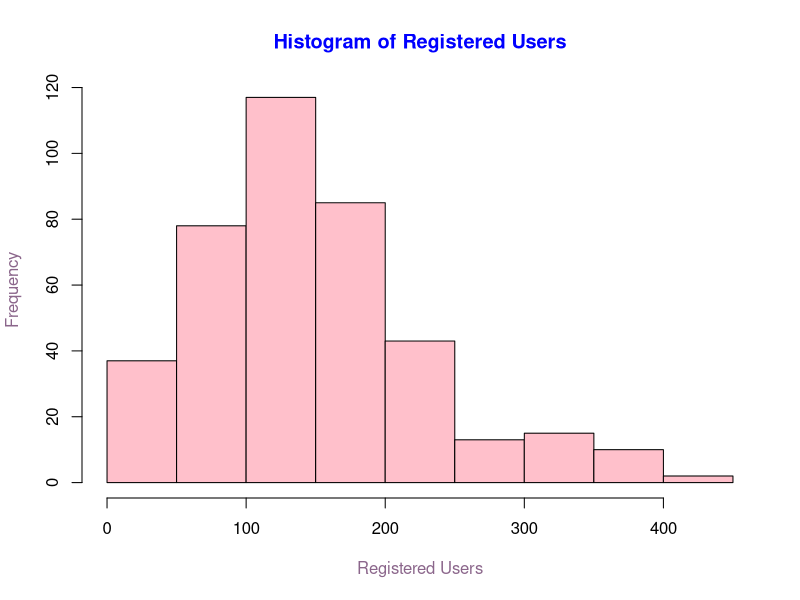
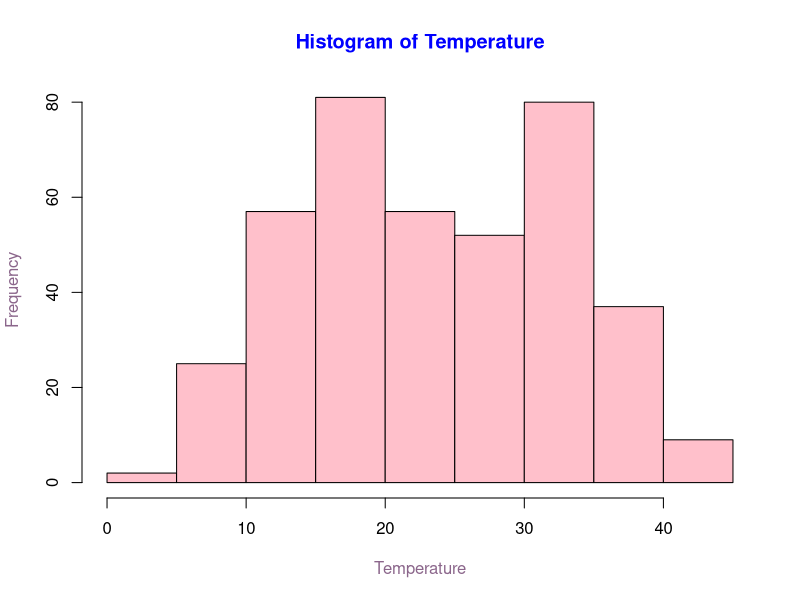
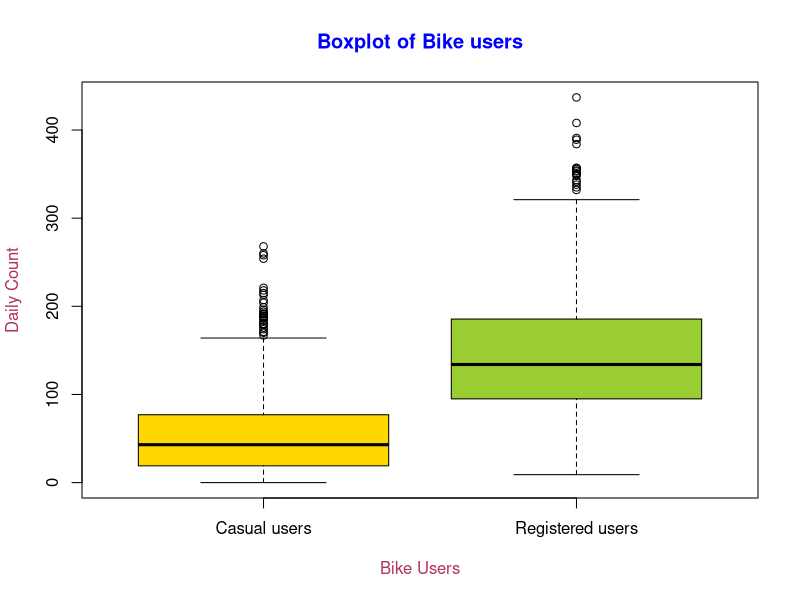
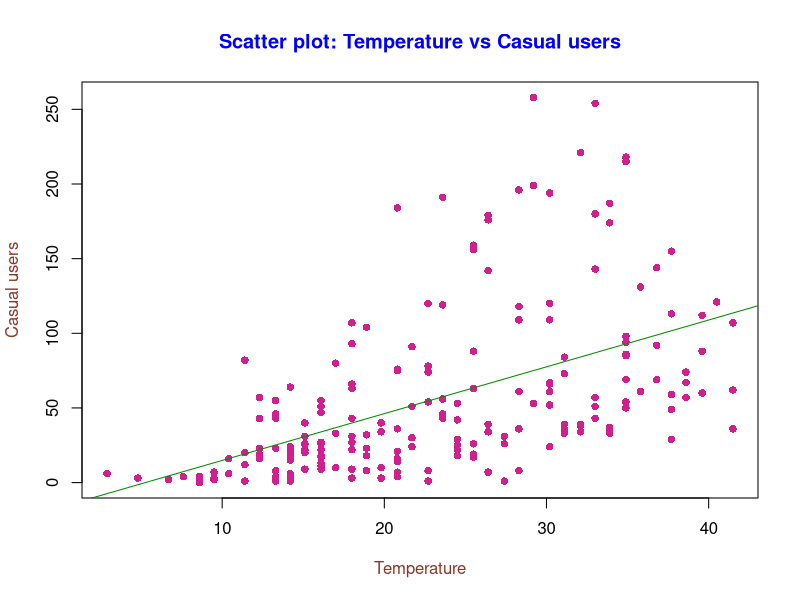
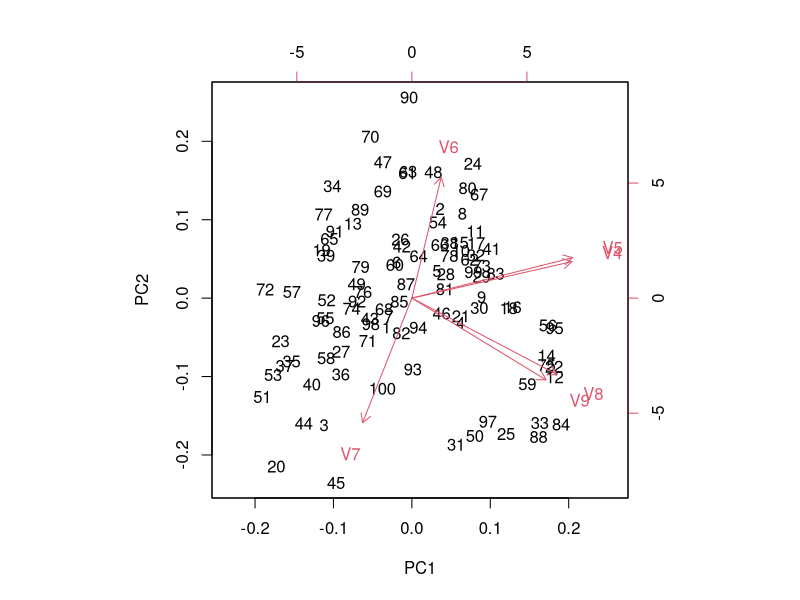
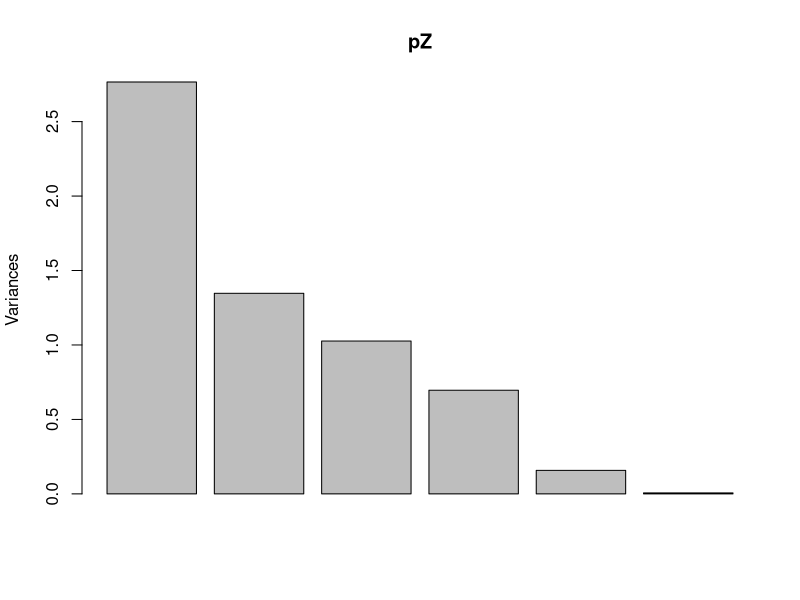
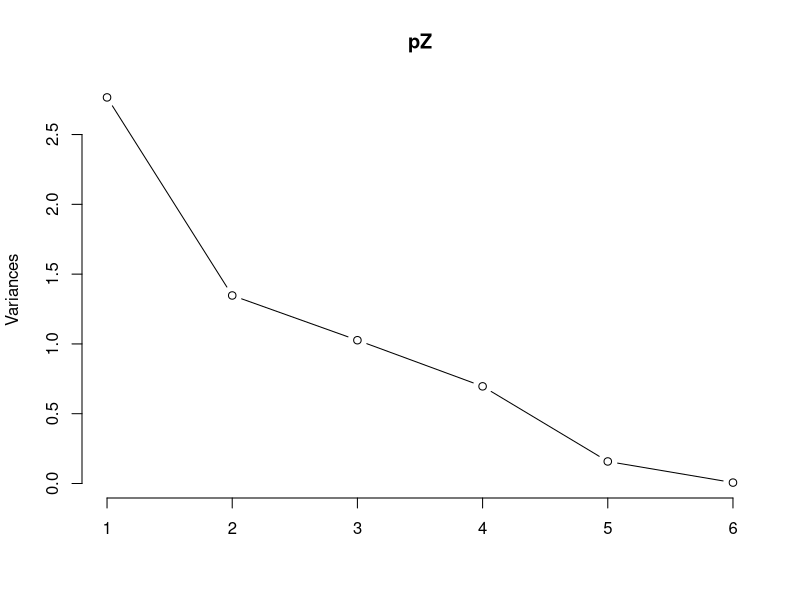
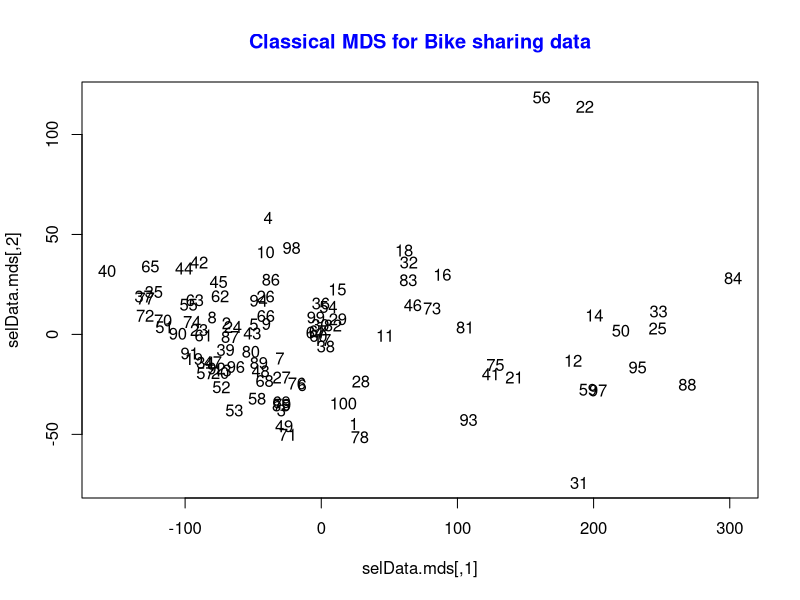

Recreate these plots in R, in order. (Note: this script raises an error after producing the figures.)
#install.packages('MASS') # To be installed once
#install.packages('kernlab') # To be instaled once
library('MASS')
library("kernlab")

# Setting working directory to the local directory for assignment files
setwd('C:/Vijaya/Course/Deakin/SIT743 Multivariate and Categorical Analysis/Assignment/Assignment 1')


####### Solution 1 #########
the.data<-as.matrix(read.table("BikeShareTabSep.txt"))
my.data <- the.data [sample(1:727,400),c(1:9)]
write.table(my.data,"name-StudentID-BikeShareMyData.txt")

## 1.1
# Registered users histogram

# Registered user is the 9th column
hist(my.data[,9],col='pink',xlab='Registered Users',main='Histogram of Registered Users',
     col.main='blue',
     col.lab='plum4')

# Temperature histogram

# Temperature is the 4th column
hist(my.data[,4],col='pink',xlab='Temperature',main='Histogram of Temperature',
     col.main='blue',
     col.lab='plum4')



## 1.2
# Five number summary and mean value of Casual users (8th column)
summary(my.data[,8])

# Five number summary and mean value of Registered users (9th column)
summary(my.data[,9])

## 1.3
# Parallel Boxplot of casual users (8th column) and registered users (9th column)
boxplot(my.data[,8],my.data[,9],col=c("gold","yellowgreen"),
        names = c("Casual users", "Registered users"),
        xlab='Bike Users',
        ylab='Daily Count',
        main='Boxplot of Bike users',
        col.main='blue',
        col.lab='maroon')



## 1.4

# Scatterplot of Temperature (4th column) and Casual users (8th column)
my.data.200 <- head(my.data,200)
plot(my.data.200[,4],my.data.200[,8],col='violetred',pch=16,
     xlab='Temperature',ylab='Casual users',
     main='Scatter plot: Temperature vs Casual users',
     col.main='blue',
     col.lab='tomato4')

## 1.5

# Linear regression fit for casual users (8th column) based on temperature (4th column)
lm(my.data.200[,8]~my.data.200[,4])
# Linear Equation -> y = 3.093x -12.565

# Linera regression abline on the scatter plot of
# Temperature (4th column) and Casual users (8th column)
abline(lm(my.data.200[,8]~my.data.200[,4]),col='green4')

# Correlation coefficient between temperature (4th column) and casual users (8th column)
my.data.cor <- cor(my.data.200[,4],my.data.200[,8])
my.data.cor

# Coefficient of Determination of temperature and casual users
my.data.cov <- my.data.cor ** 2
my.data.cov

####### Solution 6 #########

# Import Bike Share data and take 200 data points of columns 4 to 9 (Temperature, 
# Feeling Temperature, Humidity, Windspeed, Casual uers, Registered users)
the.data <- as.matrix(read.table("BikeShareTabSep.txt"))
selData <- the.data [sample(1:727,100),c(4:9)]
write.table(selData,"name-StudentID-PCASelData.txt")

## 6.1) 
# PCA on selData
pZ <- prcomp(selData, tol = 0.01, scale = TRUE)
pZ
summary(pZ)
biplot(pZ)

## 6.2)
# Graph of variance vs principal components
plot(pZ)
plot(pZ,type='l')

## 6.3)
#Classical MDS on selData
SelData.x<-as.matrix(selData)
selData.dist<-dist(SelData.x)
selData.mds<-cmdscale(selData.dist)
selData.mds
plot(selData.mds, type = "n",
     main='Classical MDS for Bike sharing data',
     col.main='blue')
text(selData.mds, labels = as.character(1:nrow(SelData.x)))

## 6.4)
# isoMDS on selData with k=2
fit<-isoMDS(selData.dist, k=2)
plot(fit$points, type = "n",
     main='isoMDS plot for Bike sharing data',
     col.main='blue')
text(fit$points, labels = as.character(1:nrow(SelData.x)))

## 6.5)
# Shepherd plot on selData when k=2
selData.sh <-Shepard(selData.dist, fit$points)
plot(selData.sh, pch= ".",
     main='Shepherd plot for isoMDS output',
     col.main='tomato4')
lines(selData.sh$x, selData.sh$yf, type = 'S', col='red')

## 6.6)
# isoMDS and shepherd plot on selData with k=2
fit2<-isoMDS(selData.dist, k=4)
plot(fit$points, type = "n",
     main='isoMDS plot for Bike sharing data with k=4',
     col.main='blue')
text(fit2$points, labels = as.character(1:nrow(SelData.x)))
selData.sh <-Shepard(selData.dist, fit2$points)
plot(selData.sh, pch= ".",
     main='Shepherd plot for isoMDS output with k = 4',
     col.main='tomato4')
lines(selData.sh$x, selData.sh$yf, type = 'S', col='red')

####### Solution 7 #########

# Import data for k-means
zz<-read.table("SITdata2018.txt")
zz<-as.matrix(zz)
zz

## 7.1 a)

# Scater plot before performing kmeans
plot(x=zz[,1],y=zz[,2],xlab="Variable 1",ylab="Variable 2",main="Scatter Plot: SIT data",
     col='violetred',
     col.main='blue',
     col.lab='maroon')

## 7.1 b)
# Number of clusters = 4

## 7.1 c)

# K-means clustering with k=4
(cl  <- kmeans(zz,4,nstart = 25))
plot(zz,col=cl$cluster)
points(cl$centers,col=1:4,pch=22)

## 7.1 d)

# Determining k from scree plot
# kmeans for k value from 2 to 20
totwss= array(,c(20,1))
for (i in 2:20)
{
  print(i)
  totwss[i,1]=(kmeans(x,centers=i))$tot.withinss
  print(totwss[i])
}

# Plot chart showing TOTWSS vs k
plot(totwss, xlab="k",ylab="TOTWSS",main="TOTWSS with different K values",
     col='violetred',
     col.main='blue',
     col.lab='green4')
totwss

# From the scatterplot choose 9 as k
(cl <-kmeans(zz, 9, nstart= 25))
plot(zz, col = cl$cluster)
points(cl$centers, col = 1:9, pch= 8)

## 7.2)

# Read data again for spectral clustering
zz<-read.table("SITdata2018.txt")
zz<-as.matrix(zz)

# Spectral clustering with 4 clusters
sc<-specc(zz, centers=4)
sc
centers(sc)
size(sc)
withinss(sc)

# Scatterplot of the data with spectral clustering
plot(zz, col=sc)
